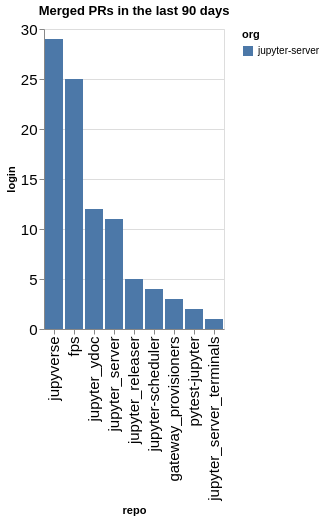

Write notebook code for a chart like this one.
### Code cell
prs_by_repo = merged.groupby(['org', 'repo']).count()['login'].reset_index().sort_values(['org', 'login'], ascending=False)
alt.Chart(data=prs_by_repo, title=f"Merged PRs in the last {n_days} days").mark_bar().encode(
    x=alt.X('repo', sort=prs_by_repo['repo'].values.tolist()),
    y='login',
    color='org'
)

### Figure 1 — Vega-Lite specification as saved in the notebook (floating-point values rounded to 4 significant figures)
{"config": {"axisLeft": {"labelFontSize": 15}, "axisBottom": {"labelFontSize": 15}}, "data": {"name": "data-a126a6a6d1dbed691469ed1d071b76d0"}, "mark": {"type": "bar"}, "encoding": {"color": {"field": "org", "type": "nominal"}, "x": {"field": "repo", "sort": ["jupyverse", "fps", "jupyter_ydoc", "jupyter_server", "jupyter_releaser", "jupyter-scheduler", "gateway_provisioners", "pytest-jupyter", "jupyter_server_terminals"], "type": "nominal"}, "y": {"field": "login", "type": "quantitative"}}, "title": "Merged PRs in the last 90 days", "$schema": "https://vega.github.io/schema/vega-lite/v5.20.1.json", "datasets": {"data-a126a6a6d1dbed691469ed1d071b76d0": [{"org": "jupyter-server", "repo": "jupyverse", "login": 29}, {"org": "jupyter-server", "repo": "fps", "login": 25}, {"org": "jupyter-server", "repo": "jupyter_ydoc", "login": 12}, {"org": "jupyter-server", "repo": "jupyter_server", "login": 11}, {"org": "jupyter-server", "repo": "jupyter_releaser", "login": 5}, {"org": "jupyter-server", "repo": "jupyter-scheduler", "login": 4}, {"org": "jupyter-server", "repo": "gateway_provisioners", "login": 3}, {"org": "jupyter-server", "repo": "pytest-jupyter", "login": 2}, {"org": "jupyter-server", "repo": "jupyter_server_terminals", "login": 1}]}}
